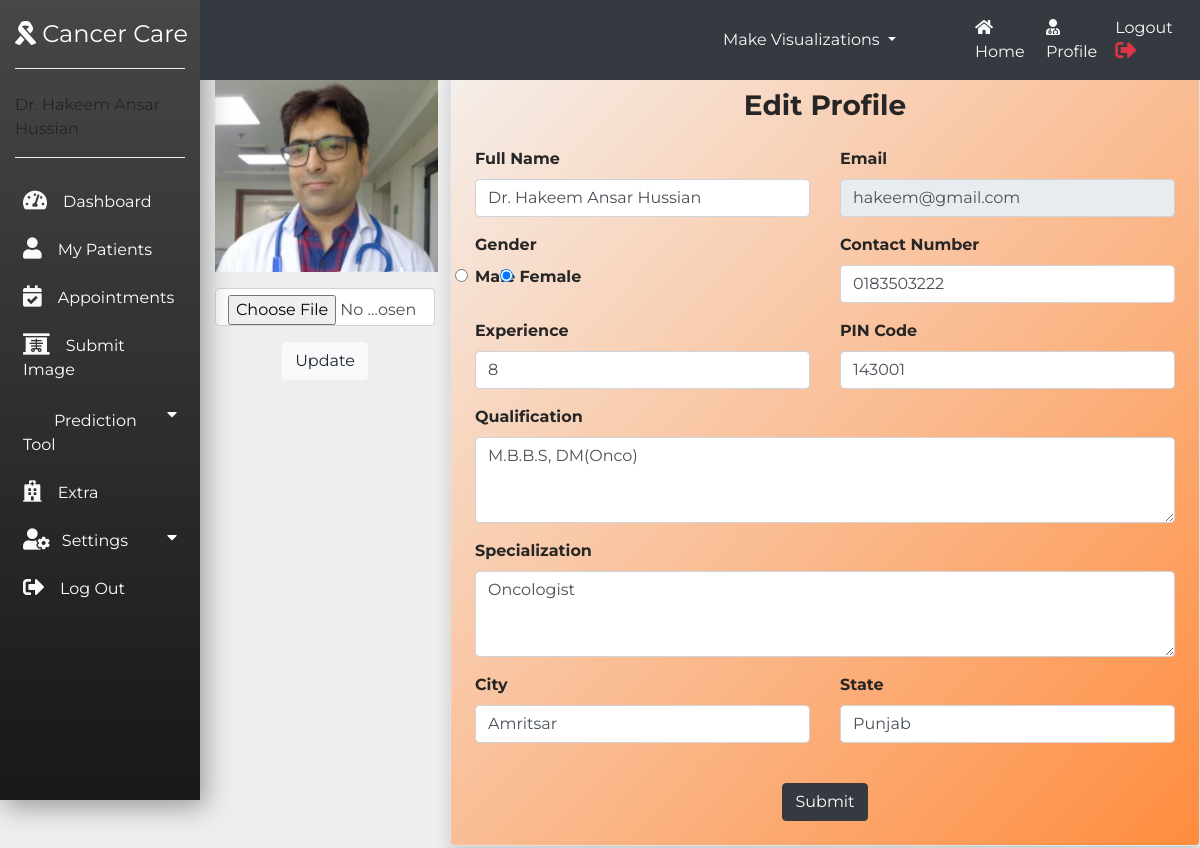
Page /doceditprofile/ (signed in) on the committed database.
### myapp/models.py (models this page shows, shortened)
class mydoctor(models.Model):
    doc_name = models.CharField(max_length = 30)
    doc_email = models.EmailField(null=True , blank=True)
    doc_contact = models.CharField(max_length = 12, null= True)
    doc_img = models.ImageField(null=True,blank=True)
    doc_experience = models.IntegerField()
    doc_pincode = models.IntegerField()
    doc_city = models.CharField(max_length = 20)
    doc_state = models.CharField(max_length = 20)
    qualification = models.TextField(null=True , blank=True)
    specialization = models.CharField(max_length = 80)
    doc_pass = models.CharField(max_length = 50)
    doc_img = models.ImageField(null=True,blank=True)
    clinic_id = models.ForeignKey(myclinic, on_delete = models.CASCADE,null=True,blank=True)
    hospital_id = models.ForeignKey(myhospital, on_delete = models.CASCADE,null=True,blank=True)
    GENDER_CHOICES = (
        ('M', 'Male'),
        ('F', 'Female'),
    )
    doc_gender = models.CharField(max_length=1, choices=GENDER_CHOICES)

### myapp/views.py (the view, shortened to what this page needs)
# urls.py: path('doceditprofile/',views.doceditprofile,name="doceditprofile"),
def doceditprofile(request):
    if not request.session.has_key('docem'):
        return redirect('/doclogin')
    docdetail = mydoctor.objects.get(doc_email = request.session['docem'])
    return render(request,'doctorF/doceditprofile.html',{'us':docdetail})

### Template/doctorF/doceditprofile.html (shortened to what this page needs)
{% extends 'doctorF/docsidebar.html' %} {% load static %}  {% block content %}
<div class="container mt-2 mb-2">
    <div class="row">
        <div class="col-md-3 mt-2">
            <form method='POST' enctype="multipart/form-data">
                {% csrf_token %} {% if us.doc_img %}
                <img src="{{us.doc_img.url}}" class="w-90 ps-4" style="min-height: 200px;max-height: 200px;">{% else %}
                <img src="{%static 'Images/doc14.jpeg' %}" alt="Doctor Image" class="ps-5" width="220" height="220"> {% endif %}
                <input type="file" required name="image" class="form-control mb-3 mt-3">
                <center><input type="submit" name="save" class="btn btn-light" value="Update"></center>
            </form>
        </div>
        <div class="col-md-9 border p-4 rounded shadow" style="border-radius:2rem; background:linear-gradient(to top left,#FF8c3E,#f5efeb);font-weight: bold;">
            <h3 class="text-center mb-4" style="color: #262626"><b>Edit Profile</b></h3>
            <form action="" method="POST" class="row " style="color: #262626">
                <div class="col-md-6 form-group mb-3">
                    <label for="f">Full Name</label><br/>
                    <input type="text" class="form-control ii" placeholder="" name="fn" value="{{us.doc_name}}" id="f">
                </div>
                <div class="col-md-6 form-group mb-3">
                    <label for="bgroup">Email</label><br/>
                    <input type="email" class="form-control ii" placeholder="" name="docem" value="{{us.doc_email}}" disabled>
                </div>
                <div class="col-md-6 form-group mb-3">
                    <label for="g" class="mb-2">Gender</label> <br/> {% if user.doc_gender == 'M' %}
                    <input type="radio" name="gen" value="M" class="form-check-input" id="g" checked>Male
                    <input type="radio" name="gen" value="F" class="form-check-input ms-5" id="g">Female {% else %}
                    <input type="radio" name="gen" value="M" class="form-check-input" id="g">Male
                    <input type="radio" name="gen" value="F" class="form-check-input ms-5" id="g" checked>Female {% endif %}
                </div>
                <div class="col-md-6 form-group mb-3">
                    <label for="c">Contact Number</label><br/>
                    <input type="tel" class="form-control ii" placeholder="" name="phn" value="{{us.doc_contact}}" id="c">
                </div>
                <div class="col-md-6 form-group mb-3">
                    <label for="ex">Experience</label><br/>
                    <input type="text" class="form-control ii" placeholder="" name="exp" value="{{us.doc_experience}}" id="ex">
                </div>
                <div class="col-md-6 form-group mb-3">
                    <label for="pincode">PIN Code</label><br/>
                    <input type="text" name="pin" value="{{us.doc_pincode}}" class="form-control ii" id="pincode">
                </div>
                <div class="col-md-12 form-group mb-3">
                    <label for="qa">Qualification</label>
                    <div class="input-group">
                        <textarea name="quali" rows="3" class="form-control" id="qa">{{us.qualification}}</textarea>
                    </div>
                </div>
                <div class="col-md-12 form-group mb-3">
                    <label for="sp">Specialization</label>
                    <div class="input-group">
                        <textarea name="specia" rows="3" class="form-control" id="sp">{{us.specialization}}</textarea>
                    </div>
                </div>
                <div class="col-md-6 form-group mb-3">
                    <label for="ci">City</label><br/>
                    <input type="text" name="city" value="{{us.doc_city}}" class="form-control ii" id="ci">
                </div>
                <div class="col-md-6 form-group mb-3">
                    <label for="">State</label><br/>
                    <input type="text" name="state" value="{{us.doc_state}}" class="form-control ii" id="">
                </div>
                <div class="col-md-12"><br/>
                    <center><input type="submit" name='save1' class="btn btn-dark" value="Submit"></center>
                </div>
            </form>
        </div>
    </div>
</div>
{% endblock %}

### Template/doctorF/docsidebar.html (shortened to what this page needs)
{% load static %}
<!doctype html>
<html lang="en">
<head>
    <link rel="stylesheet" href="{%static 'css/icofont.min.css' %}">
    <link rel="stylesheet" href="https://use.fontawesome.com/releases/v5.2.0/css/all.css">
    <link rel="stylesheet" href="https://stackpath.bootstrapcdn.com/bootstrap/4.3.1/css/bootstrap.min.css">
</head>
<body>
    <nav class="navbar navbar-expand-md navbar-light">
        <div class="collapse navbar-collapse" id="myNavbar">
            <div class="container-fluid">
                <div class="row">
                    <div class=" col-xl-2 col-lg-3 col-md-4 sidebar fixed-top">
                        <a href="#" class="navbar-brand text-white d-block mx-auto text-center py-3 mb-4 bottom-border" style="font-size:24px;"><span><i class="fas fa-ribbon"></i></span> Cancer Care</a>
                        <div class="bottom-border pb-3">
                            <p6 class="d-block text-center text-white"></p6>{{request.session.doc_name}}</p6>
                        </div>
                        <ul class="navbar-nav flex-column mt-4">
                            <li class="nav-item"><a href="{% url 'docdashboard' %}" class="nav-link text-white p-2 mb-2"><i class="fas fa-tachometer-alt text-light fa-lg mr-3"></i>Dashboard</a></li>
                            <li class="nav-item"><a href="{% url 'docpatients' %}" class="nav-link text-white p-2 mb-2"><i class="fas fa-user text-light fa-lg mr-3"></i>My Patients</a></li>
                            <li class="nav-item"><a href="{% url 'docappointment' %}" class="nav-link text-white p-2 mb-2"><i class="fas fa-calendar-check text-light fa-lg mr-3"></i>Appointments</a></li>
                            <li class="nav-item"><a href="#" class="nav-link text-white p-2 mb-2"><i class="fas fa-x-ray text-light fa-lg mr-3 "></i>Submit Image</a></li>
                            <li class="nav-item">
                                <a href="#pageSubmenu1" data-toggle="collapse" aria-expanded="false" class="nav-link text-white p-2 mb-2 " style="display: flex; justify-content: space-between;">
                                    <span><i class="icofont-magic icofont-lg text-light  mr-2"></i> Prediction Tool </span> <i class="fas fa-caret-down"></i>
                                </a>
                            </li>
                            <li class="nav-item"><a href="#" class="nav-link text-white p-2 mb-2"><i class="fas fa-hospital text-light fa-lg mr-3"></i>Extra</a></li>
                            <li class="nav-item">
                                <a href="#pageSubmenu2" data-toggle="collapse" aria-expanded="false" class="nav-link text-white p-2 mb-2 " style="display: flex; justify-content: space-between;">
                                    <span><i class="fas fa-user-cog text-light fa-lg mr-2"></i> Settings </span> <i class="fas fa-caret-down"></i>
                                </a>
                            </li>
                            <li class="nav-item"><a href="{% url 'doclogout' %}" class="nav-link text-white p-2 mb-2"><i class="fas fa-sign-out-alt text-light fa-lg mr-3"></i>Log Out</a></li>
                        </ul>
                    </div>
                    <div class=" col-xl-10 col-lg-9 col-md-8 ml-auto bg-dark fixed-top py-2 top-navbar ">
                        <div class="row align-items-center ">
                            <div class="col-md-3">
                                <div class="collapse navbar-collapse" id="navbarNavDarkDropdown">
                                    <ul class="navbar-nav">
                                        <li class="nav-item dropdown">
                                            <a class="nav-link dropdown-toggle text-light" href="#" id="navbarDropdown" role="button" data-toggle="dropdown" aria-haspopup="true" aria-expanded="false">
                                                Make Visualizations
                                            </a>
                                        </li>
                                    </ul>
                                </div>
                            </div>
                            <div class="col-md-3">
                                <ul class="navbar-nav " style="align-content: flex-end; ">
                                    <li class="nav-item ">
                                        <a class="nav-link text-light " href="{% url 'docdashboard' %} " style="padding-left: 10px; "><span class="fas fa-home text-light mr-1"></span>Home</a>
                                    </li>
                                    <li class="nav-item ">
                                        <a class="nav-link text-light " href="{% url 'docprofile' %} " style="padding-left: 10px; "><span class="fas fa-user-md text-light mr-1"></span>Profile</a>
                                    </li>
                                    <li class="nav-item ">
                                        <a class="nav-link text-light " href="{% url 'doclogout' %} " style="padding-left: 10px; ">Logout <span><i
                                            class="fas fa-sign-out-alt text-danger fa-lg "></i></span></a>
                                    </li>
                                </ul>
                            </div>
                        </div>
                    </div>
                </div>
    </nav>
    <div class="container-fluid ">
        <div class="row ">
            <div class=" col-xl-10 col-lg-9 col-md-8 ml-auto ">
                <div class="row pt-md-4 mt-md-3 mb-2 ">
                    {% block content %}{%endblock%}
                </div>
            </div>
        </div>
    </div>
</body>
</html>

### rows in the picture
mydoctor: session.doc_name "Dr. Hakeem Ansar Hussian", doc_img (picture), fn "Dr. Hakeem Ansar Hussian", docem "hakeem@gmail.com", phn "0183503222", exp "8", pin "143001", quali "M.B.B.S, DM(Onco)", specia "Oncologist", city "Amritsar", state "Punjab"
